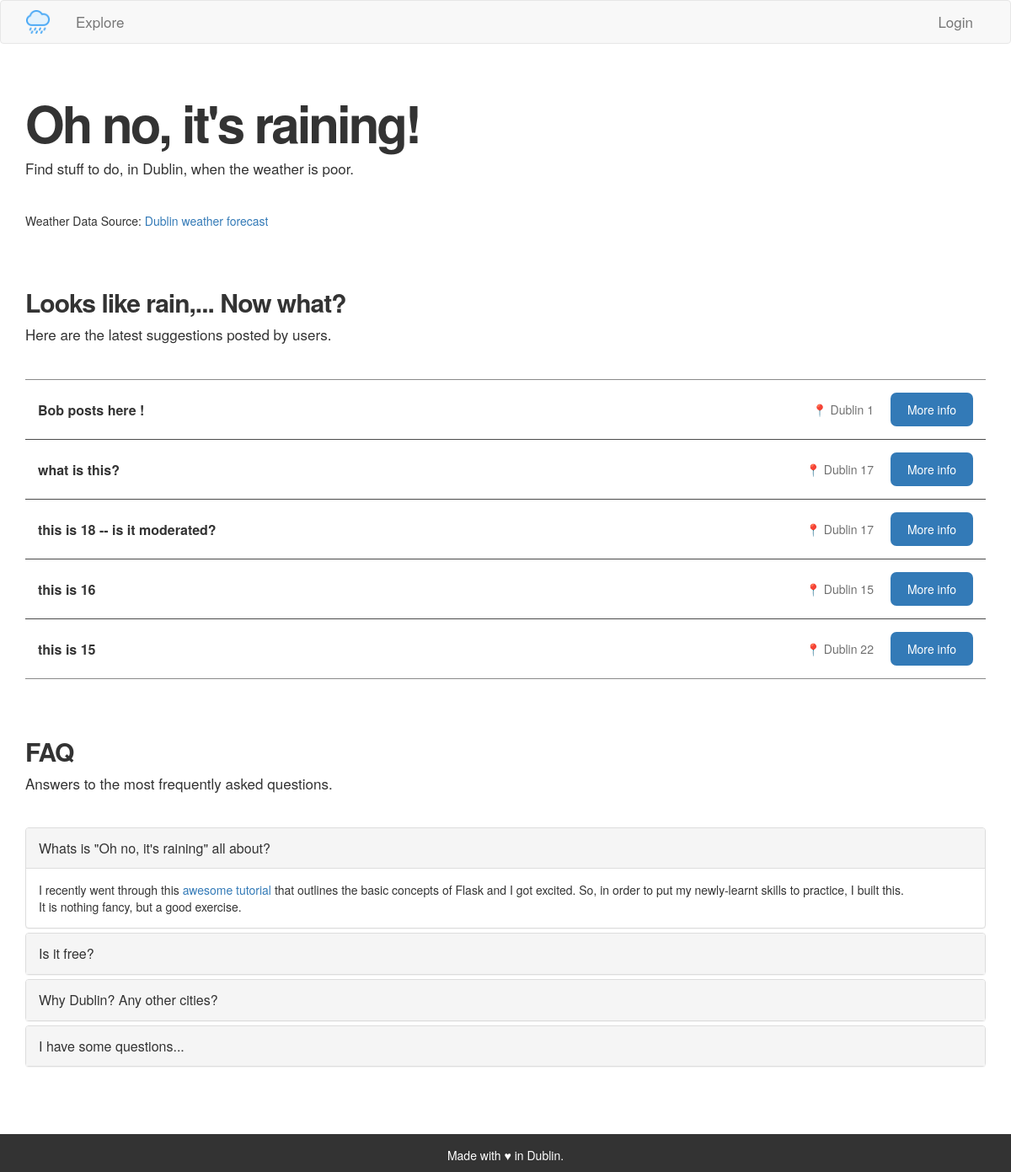
The page /index on the database as committed earlier.
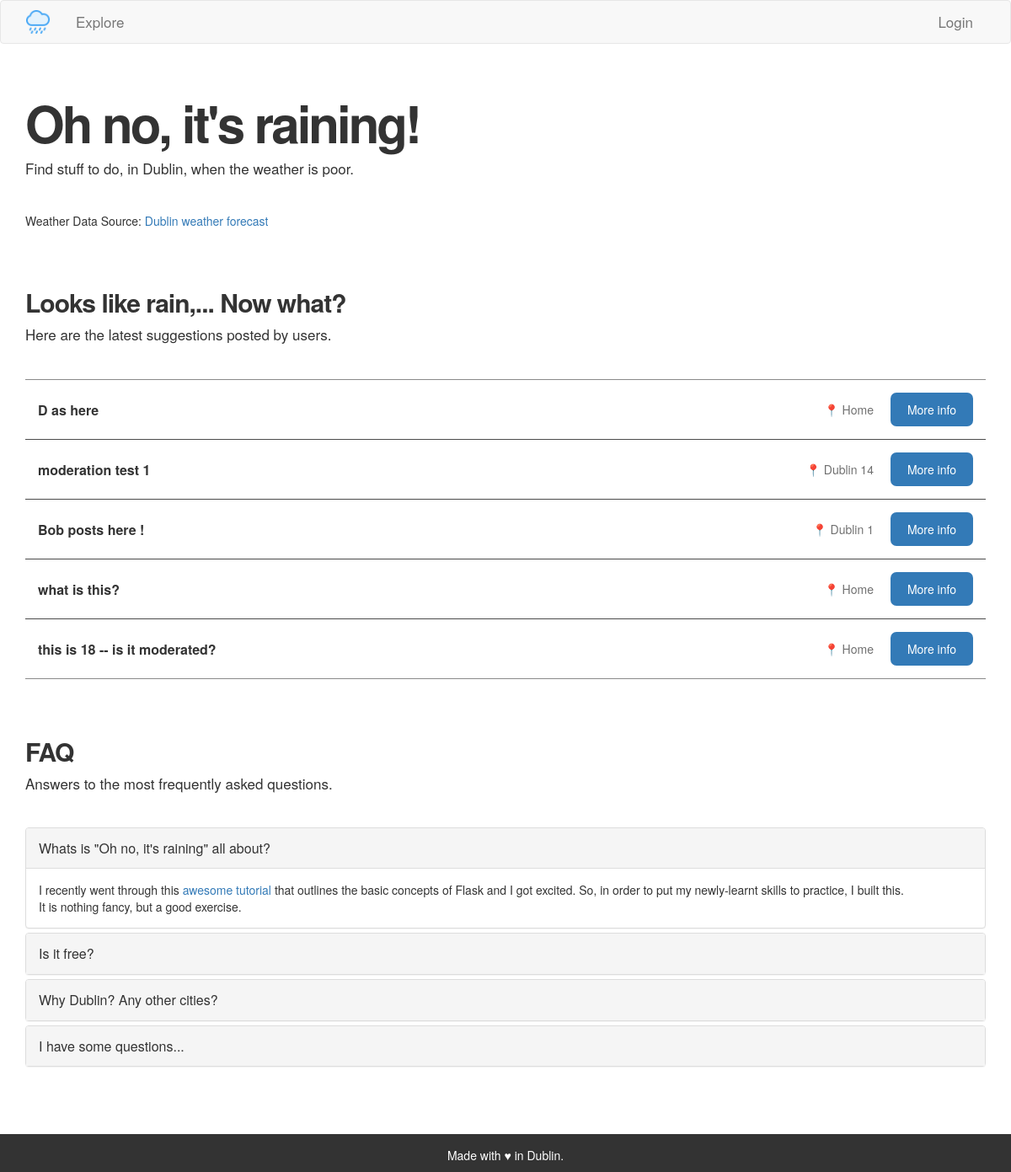
The same page on the database as committed later.
### app/models.py (models this page shows, shortened)
class Activity(db.Model):
    id = db.Column(db.Integer, primary_key=True)
    title = db.Column(db.String(140))
    body = db.Column(db.String(1400))
    location = db.Column(db.String(140))
    timestamp = db.Column(db.DateTime, index=True, default=datetime.utcnow)
    user_id = db.Column(db.Integer, db.ForeignKey('user.id'))
    moderation = db.Column(db.Integer, default=1)

### app/routes.py (the view)
@app.route('/')
@app.route('/index')
def index():
    page = request.args.get('page', 1, type=int)
    activities = Activity.query.filter_by(moderation = "0").order_by(
        Activity.timestamp.desc()).paginate(page=page, per_page=5,
        error_out=False)
    return render_template('index.html', title='Home', activities=activities)

### app/routes.py (called while the page is built)
@app.before_request
def before_request():
    if current_user.is_authenticated:
        current_user.last_seen = datetime.utcnow()
        db.session.commit()

### app/templates/index.html (shortened to what this page needs)
{% extends "base.html" %}
{% block app_content %}
    <h1>Oh no, it's raining!</h1>
    <p class="sub">Find stuff to do, in Dublin, when the weather is poor.</p>
    <div id="id7403ee3c06a84" a='{"t":"r","v":"1.2","lang":"en","locs":[2540],"ssot":"c","sics":"ds","cbkg":"#FFFFFF00","cfnt":"#000000","codd":"#FFFFFF00","cont":"#000000d4","etp":"bool","ewi":"bool","eln":"bool"}'>Weather Data Source: <a href="https://sharpweather.com/weather_dublin/">Dublin weather forecast</a></div><script async src="https://static1.sharpweather.com/widgetjs/?id=id7403ee3c06a84"></script>
    <h2>Looks like rain,... Now what?</h2>
    <p class="sub">Here are the latest suggestions posted by users.</p>
    <div class="indexactivities">
    {% for activity in activities %}
            {% include '_activity.html' %}
    {% endfor %}
    </div>
    <h2>FAQ</h2>
    <p class="sub">Answers to the most frequently asked questions.</p>
    <div class="panel-group" id="accordion" role="tablist" aria-multiselectable="true">
      <div class="panel panel-default">
        <div class="panel-heading" role="tab" id="headingOne">
          <h4 class="panel-title">
            <a role="button" data-toggle="collapse" data-parent="#accordion" href="#collapseOne" aria-expanded="true" aria-controls="collapseOne">
              Whats is "Oh no, it's raining" all about?
            </a>
          </h4>
        </div>
        <div id="collapseOne" class="panel-collapse collapse in" role="tabpanel" aria-labelledby="headingOne">
          <div class="panel-body">
            I recently went through this <a href="https://blog.miguelgrinberg.com/post/the-flask-mega-tutorial-part-i-hello-world" target="_blank">awesome tutorial</a> that outlines the basic concepts of Flask and I got excited. So, in order to put my newly-learnt skills to practice, I built this. <br>It is nothing fancy, but a good exercise.
          </div>
        </div>
      </div>
      <div class="panel panel-default">
        <div class="panel-heading" role="tab" id="headingTwo">
          <h4 class="panel-title">
            <a class="collapsed" role="button" data-toggle="collapse" data-parent="#accordion" href="#collapseTwo" aria-expanded="false" aria-controls="collapseTwo">
              Is it free?
            </a>
          </h4>
        </div>
      </div>
      <div class="panel panel-default">
        <div class="panel-heading" role="tab" id="headingThree">
          <h4 class="panel-title">
            <a class="collapsed" role="button" data-toggle="collapse" data-parent="#accordion" href="#collapseThree" aria-expanded="false" aria-controls="collapseThree">
              Why Dublin? Any other cities?
            </a>
          </h4>
        </div>
      </div>
      <div class="panel panel-default">
        <div class="panel-heading" role="tab" id="headingThree">
          <h4 class="panel-title">
            <a class="collapsed" role="button" data-toggle="collapse" data-parent="#accordion" href="#collapseFour" aria-expanded="false" aria-controls="collapseThree">
              I have some questions...
            </a>
          </h4>
        </div>
      </div>
      </div>
    </div>
{% endblock %}

### app/templates/_activity.html (shortened to what this page needs)
    <table class="activitytable">
        <tr valign="top">
            <td class="activityrow">
                <div class="activitytitle"><a href="{{ url_for('activitypage',
                    activityid=activity.id) }}">{{ activity.title }}</a> &ensp;
                </div>
                <div class= "activitylocation">📍 {{ activity.location }}</div>
                <div class= "activitymore"><a href="{{ url_for('activitypage',
                    activityid=activity.id) }}">More info</a></div>
            </td>
        </tr>
    </table>

Rows that differ between the two databases and show on the page:
no longer on this page (row edited): Activity: title "this is 16", location "Dublin 15"
no longer on this page (row unchanged): Activity: title "this is 15", location "Dublin 22"
added Activity: title "D as here", location "Home"
now on this page (row edited): Activity: title "moderation test 1", location "Dublin 14"
changed Activity "what is this?": location "Dublin 17" → "Home"
changed Activity "this is 18 -- is it moderated?": location "Dublin 17" → "Home"
